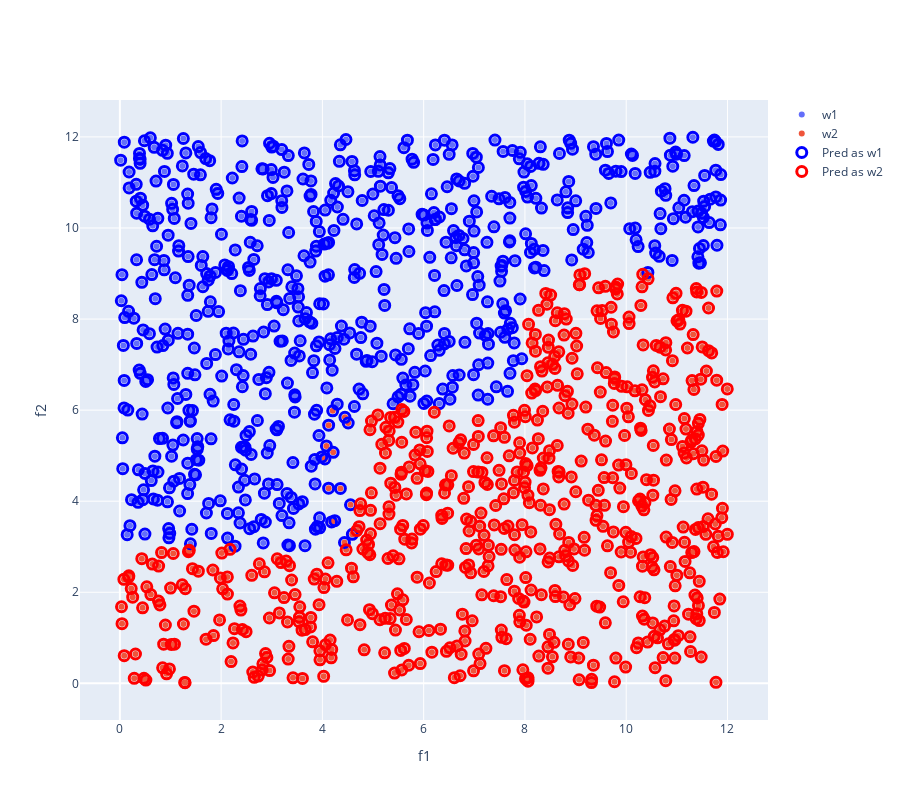

Notebook source saved alongside this figure:
### Code cell
fig=go.Figure()
fig.add_trace(go.Scatter(x=Xtr.T[0, ixW1Tr],y=Xtr.T[1, ixW1Tr],name='w1'))
fig.add_trace(go.Scatter(x=Xtr.T[0, ixW2Tr],y=Xtr.T[1, ixW2Tr],name='w2'))


fig.add_trace(go.Scatter(x=Xtr.T[0, ixW1pTr],y=Xtr.T[1, ixW1pTr],name='Pred as w1',
                         marker_size=10,marker_symbol="circle-open",marker=dict(color="blue",
                                                                                line=dict(width=3,color='blue'))))
fig.add_trace(go.Scatter(x=Xtr.T[0, ixW2pTr],y=Xtr.T[1, ixW2pTr],name='Pred as w2',
                         marker_size=10,marker_symbol="circle-open",marker=dict(color="red",
                                                                                line=dict(width=3,color='red'))))
fig.update_traces(mode='markers')
fig.update_xaxes(title_text="f1")
fig.update_yaxes(title_text="f2")
fig.update_layout(autosize=False,width=900,height=800)
fig.show()

### Figure 1 — Plotly figure (JSON) as saved in the notebook; plotly's stock layout.template omitted (floating-point values rounded to 4 significant figures; data arrays with more than 128 entries replaced by an {"elided": "..."} marker saying what was removed)
{"data": [{"mode": "markers", "name": "w1", "type": "scatter", "x": {"elided": "630 float values"}, "y": {"elided": "630 float values"}}, {"mode": "markers", "name": "w2", "type": "scatter", "x": {"elided": "627 float values"}, "y": {"elided": "627 float values"}}, {"marker": {"color": "blue", "line": {"color": "blue", "width": 3}, "size": 10, "symbol": "circle-open"}, "mode": "markers", "name": "Pred as w1", "type": "scatter", "x": {"elided": "643 float values"}, "y": {"elided": "643 float values"}}, {"marker": {"color": "red", "line": {"color": "red", "width": 3}, "size": 10, "symbol": "circle-open"}, "mode": "markers", "name": "Pred as w2", "type": "scatter", "x": {"elided": "614 float values"}, "y": {"elided": "614 float values"}}], "layout": {"autosize": false, "height": 800, "width": 900, "xaxis": {"autorange": true, "range": [-0.7884, 12.8], "title": {"text": "f1"}, "type": "linear"}, "yaxis": {"autorange": true, "range": [-0.8053, 12.81], "title": {"text": "f2"}, "type": "linear"}}}
